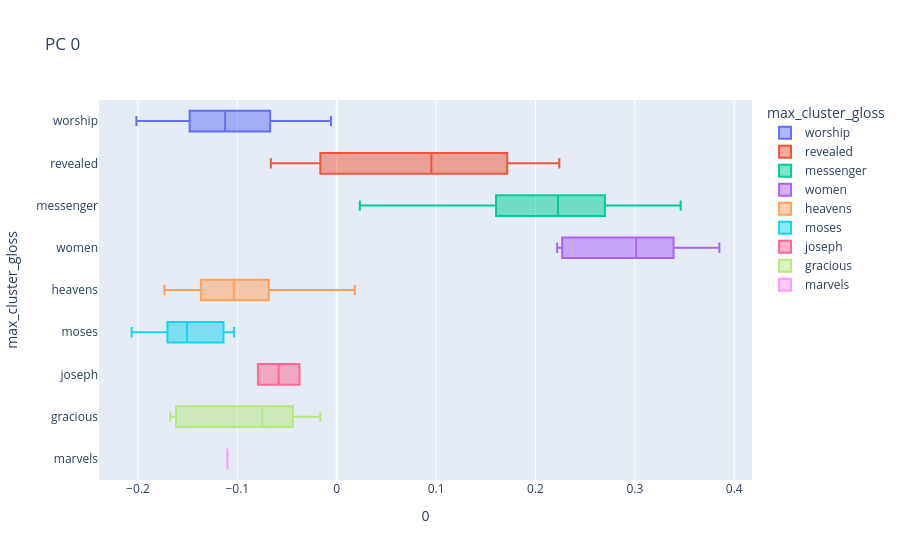
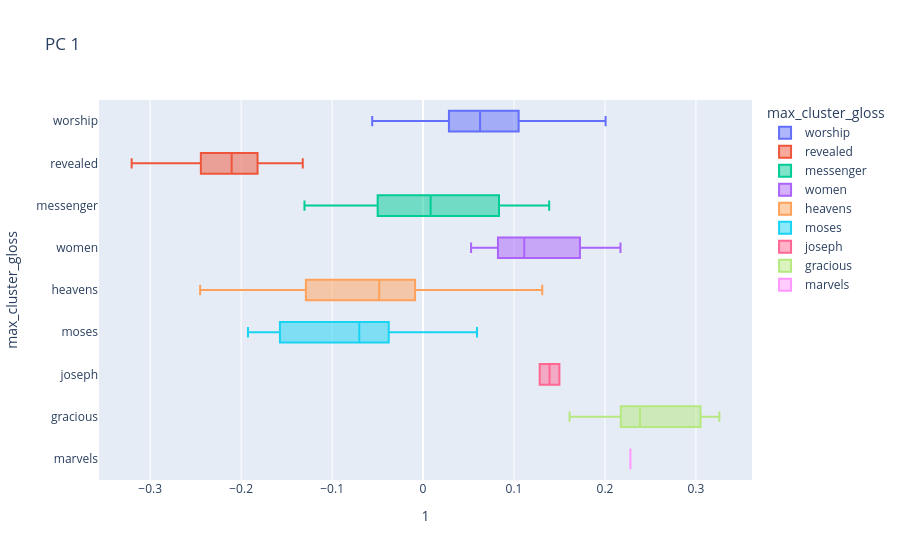

Source (notebook cell) for these figures, in order:
### Code cell
for i in range(n_comps):
    comp_box(i)

### Figure 1 — Plotly figure (JSON) as saved in the notebook; plotly's stock layout.template omitted (floating-point values rounded to 4 significant figures)
{"data": [{"alignmentgroup": "True", "hovertemplate": "max_cluster_gloss=%{y}<br>0=%{x}<extra></extra>", "legendgroup": "worship", "marker": {"color": "#636efa"}, "name": "worship", "notched": false, "offsetgroup": "worship", "orientation": "h", "showlegend": true, "type": "box", "x": [-0.02346, -0.102, -0.1151, -0.06515, -0.1204, -0.1432, -0.2015, -0.05373, -0.09314, -0.07512, -0.1846, -0.1496, -0.005728, -0.06521, -0.1806, -0.1122, -0.125, -0.1647, -0.07204], "x0": " ", "xaxis": "x", "y": ["worship", "worship", "worship", "worship", "worship", "worship", "worship", "worship", "worship", "worship", "worship", "worship", "worship", "worship", "worship", "worship", "worship", "worship", "worship"], "y0": " ", "yaxis": "y"}, {"alignmentgroup": "True", "hovertemplate": "max_cluster_gloss=%{y}<br>0=%{x}<extra></extra>", "legendgroup": "revealed", "marker": {"color": "#EF553B"}, "name": "revealed", "notched": false, "offsetgroup": "revealed", "orientation": "h", "showlegend": true, "type": "box", "x": [-0.01645, 0.08761, 0.03788, 0.1029, 0.1269, 0.198, 0.1716, 0.224, -0.06629, -0.06059], "x0": " ", "xaxis": "x", "y": ["revealed", "revealed", "revealed", "revealed", "revealed", "revealed", "revealed", "revealed", "revealed", "revealed"], "y0": " ", "yaxis": "y"}, {"alignmentgroup": "True", "hovertemplate": "max_cluster_gloss=%{y}<br>0=%{x}<extra></extra>", "legendgroup": "messenger", "marker": {"color": "#00cc96"}, "name": "messenger", "notched": false, "offsetgroup": "messenger", "orientation": "h", "showlegend": true, "type": "box", "x": [0.229, 0.1283, 0.1405, 0.1852, 0.1738, 0.2638, 0.2878, 0.2274, 0.167, 0.02331, 0.1848, 0.3068, 0.3461, 0.3114, 0.118, 0.2226, 0.1337, 0.2063, 0.2548, 0.3422, 0.2325], "x0": " ", "xaxis": "x", "y": ["messenger", "messenger", "messenger", "messenger", "messenger", "messenger", "messenger", "messenger", "messenger", "messenger", "messenger", "messenger", "messenger", "messenger", "messenger", "messenger", "messenger", "messenger", "messenger", "messenger", "messenger"], "y0": " ", "yaxis": "y"}, {"alignmentgroup": "True", "hovertemplate": "max_cluster_gloss=%{y}<br>0=%{x}<extra></extra>", "legendgroup": "women", "marker": {"color": "#ab63fa"}, "name": "women", "notched": false, "offsetgroup": "women", "orientation": "h", "showlegend": true, "type": "box", "x": [0.3013, 0.3236, 0.2218, 0.2286, 0.385], "x0": " ", "xaxis": "x", "y": ["women", "women", "women", "women", "women"], "y0": " ", "yaxis": "y"}, {"alignmentgroup": "True", "hovertemplate": "max_cluster_gloss=%{y}<br>0=%{x}<extra></extra>", "legendgroup": "heavens", "marker": {"color": "#FFA15A"}, "name": "heavens", "notched": false, "offsetgroup": "heavens", "orientation": "h", "showlegend": true, "type": "box", "x": [-0.1026, -0.1179, -0.1153, -0.05489, -0.1684, -0.0887, -0.09424, -0.0645, -0.04246, 0.01816, -0.1335, -0.09693, -0.1044, 0.0006353, -0.1398, -0.1422, -0.07207, -0.03346, -0.1397, -0.1632, -0.1122, -0.07975, -0.1598, -0.1234, -0.05317, -0.116, -0.1733, -0.09764], "x0": " ", "xaxis": "x", "y": ["heavens", "heavens", "heavens", "heavens", "heavens", "heavens", "heavens", "heavens", "heavens", "heavens", "heavens", "heavens", "heavens", "heavens", "heavens", "heavens", "heavens", "heavens", "heavens", "heavens", "heavens", "heavens", "heavens", "heavens", "heavens", "heavens", "heavens", "heavens"], "y0": " ", "yaxis": "y"}, {"alignmentgroup": "True", "hovertemplate": "max_cluster_gloss=%{y}<br>0=%{x}<extra></extra>", "legendgroup": "moses", "marker": {"color": "#19d3f3"}, "name": "moses", "notched": false, "offsetgroup": "moses", "orientation": "h", "showlegend": true, "type": "box", "x": [-0.173, -0.2063, -0.1299, -0.1621, -0.1034, -0.1086, -0.1507], "x0": " ", "xaxis": "x", "y": ["moses", "moses", "moses", "moses", "moses", "moses", "moses"], "y0": " ", "yaxis": "y"}, {"alignmentgroup": "True", "hovertemplate": "max_cluster_gloss=%{y}<br>0=%{x}<extra></extra>", "legendgroup": "joseph", "marker": {"color": "#FF6692"}, "name": "joseph", "notched": false, "offsetgroup": "joseph", "orientation": "h", "showlegend": true, "type": "box", "x": [-0.07926, -0.03746], "x0": " ", "xaxis": "x", "y": ["joseph", "joseph"], "y0": " ", "yaxis": "y"}, {"alignmentgroup": "True", "hovertemplate": "max_cluster_gloss=%{y}<br>0=%{x}<extra></extra>", "legendgroup": "gracious", "marker": {"color": "#B6E880"}, "name": "gracious", "notched": false, "offsetgroup": "gracious", "orientation": "h", "showlegend": true, "type": "box", "x": [-0.1633, -0.04462, -0.01648, -0.1674, -0.1566, -0.07491, -0.04391], "x0": " ", "xaxis": "x", "y": ["gracious", "gracious", "gracious", "gracious", "gracious", "gracious", "gracious"], "y0": " ", "yaxis": "y"}, {"alignmentgroup": "True", "hovertemplate": "max_cluster_gloss=%{y}<br>0=%{x}<extra></extra>", "legendgroup": "marvels", "marker": {"color": "#FF97FF"}, "name": "marvels", "notched": false, "offsetgroup": "marvels", "orientation": "h", "showlegend": true, "type": "box", "x": [-0.1099], "x0": " ", "xaxis": "x", "y": ["marvels"], "y0": " ", "yaxis": "y"}], "layout": {"autosize": true, "boxmode": "overlay", "legend": {"title": {"text": "max_cluster_gloss"}, "tracegroupgap": 0}, "title": {"text": "PC 0"}, "xaxis": {"anchor": "y", "autorange": true, "domain": [0, 1], "range": [-0.2391, 0.4179], "title": {"text": "0"}, "type": "linear"}, "yaxis": {"anchor": "x", "autorange": true, "categoryarray": ["marvels", "gracious", "joseph", "moses", "heavens", "women", "messenger", "revealed", "worship"], "categoryorder": "array", "domain": [0, 1], "range": [-0.5, 8.5], "title": {"text": "max_cluster_gloss"}, "type": "category"}}}

### Figure 2 — Plotly figure (JSON) as saved in the notebook; plotly's stock layout.template omitted (floating-point values rounded to 4 significant figures)
{"data": [{"alignmentgroup": "True", "hovertemplate": "max_cluster_gloss=%{y}<br>1=%{x}<extra></extra>", "legendgroup": "worship", "marker": {"color": "#636efa"}, "name": "worship", "notched": false, "offsetgroup": "worship", "orientation": "h", "showlegend": true, "type": "box", "x": [-0.0476, -0.05591, 0.0302, 0.01905, 0.02786, 0.106, 0.09254, 0.03554, 0.0969, 0.05721, 0.04456, 0.09707, 0.1225, -0.02872, 0.2007, 0.06268, 0.1024, 0.1305, 0.1761], "x0": " ", "xaxis": "x", "y": ["worship", "worship", "worship", "worship", "worship", "worship", "worship", "worship", "worship", "worship", "worship", "worship", "worship", "worship", "worship", "worship", "worship", "worship", "worship"], "y0": " ", "yaxis": "y"}, {"alignmentgroup": "True", "hovertemplate": "max_cluster_gloss=%{y}<br>1=%{x}<extra></extra>", "legendgroup": "revealed", "marker": {"color": "#EF553B"}, "name": "revealed", "notched": false, "offsetgroup": "revealed", "orientation": "h", "showlegend": true, "type": "box", "x": [-0.2034, -0.2358, -0.2443, -0.1659, -0.3204, -0.2089, -0.2574, -0.1323, -0.182, -0.212], "x0": " ", "xaxis": "x", "y": ["revealed", "revealed", "revealed", "revealed", "revealed", "revealed", "revealed", "revealed", "revealed", "revealed"], "y0": " ", "yaxis": "y"}, {"alignmentgroup": "True", "hovertemplate": "max_cluster_gloss=%{y}<br>1=%{x}<extra></extra>", "legendgroup": "messenger", "marker": {"color": "#00cc96"}, "name": "messenger", "notched": false, "offsetgroup": "messenger", "orientation": "h", "showlegend": true, "type": "box", "x": [0.008339, 0.001374, -0.02459, -0.04952, -0.06695, -0.01805, 0.07841, -0.06251, -0.1304, 0.02509, -0.006491, -0.05104, 0.1387, 0.07058, 0.09845, 0.08082, 0.0982, 0.03469, 0.09146, -0.05606, 0.1325], "x0": " ", "xaxis": "x", "y": ["messenger", "messenger", "messenger", "messenger", "messenger", "messenger", "messenger", "messenger", "messenger", "messenger", "messenger", "messenger", "messenger", "messenger", "messenger", "messenger", "messenger", "messenger", "messenger", "messenger", "messenger"], "y0": " ", "yaxis": "y"}, {"alignmentgroup": "True", "hovertemplate": "max_cluster_gloss=%{y}<br>1=%{x}<extra></extra>", "legendgroup": "women", "marker": {"color": "#ab63fa"}, "name": "women", "notched": false, "offsetgroup": "women", "orientation": "h", "showlegend": true, "type": "box", "x": [0.0528, 0.1576, 0.09218, 0.1112, 0.217], "x0": " ", "xaxis": "x", "y": ["women", "women", "women", "women", "women"], "y0": " ", "yaxis": "y"}, {"alignmentgroup": "True", "hovertemplate": "max_cluster_gloss=%{y}<br>1=%{x}<extra></extra>", "legendgroup": "heavens", "marker": {"color": "#FFA15A"}, "name": "heavens", "notched": false, "offsetgroup": "heavens", "orientation": "h", "showlegend": true, "type": "box", "x": [-0.0987, -0.04856, -0.187, -0.01172, -0.1985, -0.2451, -0.004147, -0.1515, -0.03938, -0.1812, -0.03025, 0.07401, 0.01803, -0.005816, 0.131, -0.1476, -0.09761, 0.008837, -0.01219, 0.0528, -0.1116, -0.1208, -0.03894, -0.1368, -0.05311, -0.04773, -0.04794, -0.1046], "x0": " ", "xaxis": "x", "y": ["heavens", "heavens", "heavens", "heavens", "heavens", "heavens", "heavens", "heavens", "heavens", "heavens", "heavens", "heavens", "heavens", "heavens", "heavens", "heavens", "heavens", "heavens", "heavens", "heavens", "heavens", "heavens", "heavens", "heavens", "heavens", "heavens", "heavens", "heavens"], "y0": " ", "yaxis": "y"}, {"alignmentgroup": "True", "hovertemplate": "max_cluster_gloss=%{y}<br>1=%{x}<extra></extra>", "legendgroup": "moses", "marker": {"color": "#19d3f3"}, "name": "moses", "notched": false, "offsetgroup": "moses", "orientation": "h", "showlegend": true, "type": "box", "x": [-0.1767, -0.09924, -0.03245, -0.07013, 0.05931, -0.05352, -0.1925], "x0": " ", "xaxis": "x", "y": ["moses", "moses", "moses", "moses", "moses", "moses", "moses"], "y0": " ", "yaxis": "y"}, {"alignmentgroup": "True", "hovertemplate": "max_cluster_gloss=%{y}<br>1=%{x}<extra></extra>", "legendgroup": "joseph", "marker": {"color": "#FF6692"}, "name": "joseph", "notched": false, "offsetgroup": "joseph", "orientation": "h", "showlegend": true, "type": "box", "x": [0.1282, 0.1499], "x0": " ", "xaxis": "x", "y": ["joseph", "joseph"], "y0": " ", "yaxis": "y"}, {"alignmentgroup": "True", "hovertemplate": "max_cluster_gloss=%{y}<br>1=%{x}<extra></extra>", "legendgroup": "gracious", "marker": {"color": "#B6E880"}, "name": "gracious", "notched": false, "offsetgroup": "gracious", "orientation": "h", "showlegend": true, "type": "box", "x": [0.2207, 0.2385, 0.161, 0.3257, 0.3092, 0.2928, 0.2163], "x0": " ", "xaxis": "x", "y": ["gracious", "gracious", "gracious", "gracious", "gracious", "gracious", "gracious"], "y0": " ", "yaxis": "y"}, {"alignmentgroup": "True", "hovertemplate": "max_cluster_gloss=%{y}<br>1=%{x}<extra></extra>", "legendgroup": "marvels", "marker": {"color": "#FF97FF"}, "name": "marvels", "notched": false, "offsetgroup": "marvels", "orientation": "h", "showlegend": true, "type": "box", "x": [0.2279], "x0": " ", "xaxis": "x", "y": ["marvels"], "y0": " ", "yaxis": "y"}], "layout": {"autosize": true, "boxmode": "overlay", "legend": {"title": {"text": "max_cluster_gloss"}, "tracegroupgap": 0}, "title": {"text": "PC 1"}, "xaxis": {"anchor": "y", "autorange": true, "domain": [0, 1], "range": [-0.3563, 0.3616], "title": {"text": "1"}, "type": "linear"}, "yaxis": {"anchor": "x", "autorange": true, "categoryarray": ["marvels", "gracious", "joseph", "moses", "heavens", "women", "messenger", "revealed", "worship"], "categoryorder": "array", "domain": [0, 1], "range": [-0.5, 8.5], "title": {"text": "max_cluster_gloss"}, "type": "category"}}}
